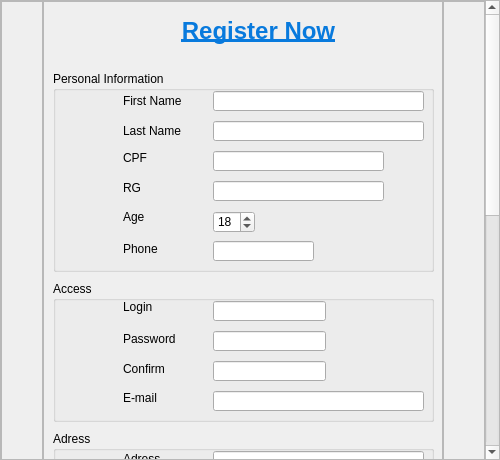
<?xml version="1.0" encoding="UTF-8"?>
<ui version="4.0">
 <class>FormRegister</class>
 <widget class="QDialog" name="FormRegister">
  <property name="geometry">
   <rect>
    <x>0</x>
    <y>0</y>
    <width>500</width>
    <height>460</height>
   </rect>
  </property>
  <property name="sizePolicy">
   <sizepolicy hsizetype="Expanding" vsizetype="Expanding">
    <horstretch>0</horstretch>
    <verstretch>0</verstretch>
   </sizepolicy>
  </property>
  <property name="minimumSize">
   <size>
    <width>500</width>
    <height>460</height>
   </size>
  </property>
  <property name="windowTitle">
   <string>Register Now</string>
  </property>
  <layout class="QHBoxLayout" name="horizontalLayout_2">
   <property name="spacing">
    <number>0</number>
   </property>
   <property name="leftMargin">
    <number>0</number>
   </property>
   <property name="topMargin">
    <number>0</number>
   </property>
   <property name="rightMargin">
    <number>0</number>
   </property>
   <property name="bottomMargin">
    <number>0</number>
   </property>
   <item>
    <widget class="QScrollArea" name="scrollArea">
     <property name="locale">
      <locale language="English" country="UnitedStates"/>
     </property>
     <property name="widgetResizable">
      <bool>true</bool>
     </property>
     <widget class="QWidget" name="scrollAreaWidget">
      <property name="geometry">
       <rect>
        <x>0</x>
        <y>0</y>
        <width>485</width>
        <height>980</height>
       </rect>
      </property>
      <layout class="QHBoxLayout" name="horizontalLayout">
       <property name="spacing">
        <number>0</number>
       </property>
       <property name="leftMargin">
        <number>0</number>
       </property>
       <property name="topMargin">
        <number>0</number>
       </property>
       <property name="rightMargin">
        <number>0</number>
       </property>
       <property name="bottomMargin">
        <number>0</number>
       </property>
       <item>
        <widget class="QFrame" name="left">
         <property name="minimumSize">
          <size>
           <width>0</width>
           <height>0</height>
          </size>
         </property>
         <property name="locale">
          <locale language="English" country="UnitedStates"/>
         </property>
         <property name="frameShape">
          <enum>QFrame::StyledPanel</enum>
         </property>
         <property name="frameShadow">
          <enum>QFrame::Raised</enum>
         </property>
        </widget>
       </item>
       <item>
        <widget class="QFrame" name="form">
         <property name="enabled">
          <bool>true</bool>
         </property>
         <property name="minimumSize">
          <size>
           <width>400</width>
           <height>980</height>
          </size>
         </property>
         <property name="locale">
          <locale language="English" country="UnitedStates"/>
         </property>
         <property name="frameShape">
          <enum>QFrame::StyledPanel</enum>
         </property>
         <property name="frameShadow">
          <enum>QFrame::Raised</enum>
         </property>
         <widget class="QLabel" name="TitleRegister">
          <property name="geometry">
           <rect>
            <x>120</x>
            <y>10</y>
            <width>191</width>
            <height>41</height>
           </rect>
          </property>
          <property name="locale">
           <locale language="English" country="UnitedStates"/>
          </property>
          <property name="text">
           <string>&lt;html&gt;&lt;head/&gt;&lt;body&gt;&lt;p align=&quot;center&quot;&gt;&lt;span style=&quot; font-size:18pt; font-weight:600; text-decoration: underline; color:#087add;&quot;&gt;Register Now&lt;/span&gt;&lt;/p&gt;&lt;/body&gt;&lt;/html&gt;</string>
          </property>
         </widget>
         <widget class="QGroupBox" name="Personal">
          <property name="enabled">
           <bool>true</bool>
          </property>
          <property name="geometry">
           <rect>
            <x>10</x>
            <y>70</y>
            <width>381</width>
            <height>201</height>
           </rect>
          </property>
          <property name="locale">
           <locale language="English" country="UnitedStates"/>
          </property>
          <property name="title">
           <string>Personal Information</string>
          </property>
          <widget class="QLabel" name="labelFirstName">
           <property name="geometry">
            <rect>
             <x>70</x>
             <y>20</y>
             <width>71</width>
             <height>20</height>
            </rect>
           </property>
           <property name="locale">
            <locale language="English" country="UnitedStates"/>
           </property>
           <property name="text">
            <string>First Name</string>
           </property>
          </widget>
          <widget class="QLabel" name="labelLastName">
           <property name="geometry">
            <rect>
             <x>70</x>
             <y>50</y>
             <width>71</width>
             <height>20</height>
            </rect>
           </property>
           <property name="locale">
            <locale language="English" country="UnitedStates"/>
           </property>
           <property name="text">
            <string>Last Name</string>
           </property>
          </widget>
          <widget class="QLabel" name="labelCPF">
           <property name="geometry">
            <rect>
             <x>70</x>
             <y>80</y>
             <width>47</width>
             <height>13</height>
            </rect>
           </property>
           <property name="locale">
            <locale language="English" country="UnitedStates"/>
           </property>
           <property name="text">
            <string>CPF</string>
           </property>
          </widget>
          <widget class="QLabel" name="labelRG">
           <property name="geometry">
            <rect>
             <x>70</x>
             <y>110</y>
             <width>47</width>
             <height>13</height>
            </rect>
           </property>
           <property name="locale">
            <locale language="English" country="UnitedStates"/>
           </property>
           <property name="text">
            <string>RG</string>
           </property>
          </widget>
          <widget class="QLabel" name="labelAge">
           <property name="geometry">
            <rect>
             <x>70</x>
             <y>135</y>
             <width>61</width>
             <height>21</height>
            </rect>
           </property>
           <property name="locale">
            <locale language="English" country="UnitedStates"/>
           </property>
           <property name="text">
            <string>Age</string>
           </property>
          </widget>
          <widget class="QLabel" name="labelPhone">
           <property name="geometry">
            <rect>
             <x>70</x>
             <y>170</y>
             <width>61</width>
             <height>16</height>
            </rect>
           </property>
           <property name="locale">
            <locale language="English" country="UnitedStates"/>
           </property>
           <property name="text">
            <string>Phone</string>
           </property>
          </widget>
          <widget class="QLineEdit" name="lineFirstName">
           <property name="geometry">
            <rect>
             <x>160</x>
             <y>20</y>
             <width>211</width>
             <height>20</height>
            </rect>
           </property>
           <property name="focusPolicy">
            <enum>Qt::StrongFocus</enum>
           </property>
           <property name="locale">
            <locale language="English" country="UnitedStates"/>
           </property>
           <property name="text">
            <string/>
           </property>
           <property name="maxLength">
            <number>20</number>
           </property>
          </widget>
          <widget class="QLineEdit" name="lineLastName">
           <property name="geometry">
            <rect>
             <x>160</x>
             <y>50</y>
             <width>211</width>
             <height>20</height>
            </rect>
           </property>
           <property name="focusPolicy">
            <enum>Qt::StrongFocus</enum>
           </property>
           <property name="locale">
            <locale language="English" country="UnitedStates"/>
           </property>
           <property name="maxLength">
            <number>20</number>
           </property>
          </widget>
          <widget class="QLineEdit" name="lineCPF">
           <property name="geometry">
            <rect>
             <x>160</x>
             <y>80</y>
             <width>171</width>
             <height>20</height>
            </rect>
           </property>
           <property name="locale">
            <locale language="English" country="UnitedStates"/>
           </property>
           <property name="maxLength">
            <number>11</number>
           </property>
          </widget>
          <widget class="QLineEdit" name="lineRG">
           <property name="geometry">
            <rect>
             <x>160</x>
             <y>110</y>
             <width>171</width>
             <height>20</height>
            </rect>
           </property>
           <property name="locale">
            <locale language="English" country="UnitedStates"/>
           </property>
           <property name="maxLength">
            <number>11</number>
           </property>
          </widget>
          <widget class="QSpinBox" name="spinAge">
           <property name="geometry">
            <rect>
             <x>160</x>
             <y>140</y>
             <width>42</width>
             <height>22</height>
            </rect>
           </property>
           <property name="locale">
            <locale language="English" country="UnitedStates"/>
           </property>
           <property name="minimum">
            <number>1</number>
           </property>
           <property name="value">
            <number>18</number>
           </property>
          </widget>
          <widget class="QLineEdit" name="linePhone">
           <property name="geometry">
            <rect>
             <x>160</x>
             <y>170</y>
             <width>101</width>
             <height>20</height>
            </rect>
           </property>
           <property name="locale">
            <locale language="English" country="UnitedStates"/>
           </property>
           <property name="text">
            <string/>
           </property>
           <property name="maxLength">
            <number>15</number>
           </property>
          </widget>
         </widget>
         <widget class="QGroupBox" name="Adress">
          <property name="enabled">
           <bool>true</bool>
          </property>
          <property name="geometry">
           <rect>
            <x>10</x>
            <y>430</y>
            <width>381</width>
            <height>141</height>
           </rect>
          </property>
          <property name="locale">
           <locale language="English" country="UnitedStates"/>
          </property>
          <property name="title">
           <string>Adress</string>
          </property>
          <widget class="QLabel" name="labelAdress">
           <property name="geometry">
            <rect>
             <x>70</x>
             <y>20</y>
             <width>51</width>
             <height>16</height>
            </rect>
           </property>
           <property name="locale">
            <locale language="English" country="UnitedStates"/>
           </property>
           <property name="text">
            <string>Adress</string>
           </property>
          </widget>
          <widget class="QLabel" name="labelZIP">
           <property name="geometry">
            <rect>
             <x>70</x>
             <y>50</y>
             <width>81</width>
             <height>16</height>
            </rect>
           </property>
           <property name="locale">
            <locale language="English" country="UnitedStates"/>
           </property>
           <property name="text">
            <string>Zip Code</string>
           </property>
          </widget>
          <widget class="QLabel" name="labelState">
           <property name="geometry">
            <rect>
             <x>70</x>
             <y>80</y>
             <width>47</width>
             <height>13</height>
            </rect>
           </property>
           <property name="locale">
            <locale language="English" country="UnitedStates"/>
           </property>
           <property name="text">
            <string>State</string>
           </property>
          </widget>
          <widget class="QLabel" name="labelCity">
           <property name="geometry">
            <rect>
             <x>70</x>
             <y>110</y>
             <width>71</width>
             <height>16</height>
            </rect>
           </property>
           <property name="locale">
            <locale language="English" country="UnitedStates"/>
           </property>
           <property name="text">
            <string>City</string>
           </property>
          </widget>
          <widget class="QLineEdit" name="lineAdress">
           <property name="geometry">
            <rect>
             <x>160</x>
             <y>20</y>
             <width>211</width>
             <height>20</height>
            </rect>
           </property>
           <property name="locale">
            <locale language="English" country="UnitedStates"/>
           </property>
           <property name="maxLength">
            <number>100</number>
           </property>
          </widget>
          <widget class="QLineEdit" name="lineZIP">
           <property name="geometry">
            <rect>
             <x>160</x>
             <y>50</y>
             <width>113</width>
             <height>20</height>
            </rect>
           </property>
           <property name="locale">
            <locale language="English" country="UnitedStates"/>
           </property>
           <property name="maxLength">
            <number>10</number>
           </property>
          </widget>
          <widget class="QLineEdit" name="lineState">
           <property name="geometry">
            <rect>
             <x>160</x>
             <y>80</y>
             <width>31</width>
             <height>20</height>
            </rect>
           </property>
           <property name="locale">
            <locale language="English" country="UnitedStates"/>
           </property>
           <property name="maxLength">
            <number>2</number>
           </property>
          </widget>
          <widget class="QLineEdit" name="lineCity">
           <property name="geometry">
            <rect>
             <x>160</x>
             <y>110</y>
             <width>113</width>
             <height>20</height>
            </rect>
           </property>
           <property name="locale">
            <locale language="English" country="UnitedStates"/>
           </property>
           <property name="maxLength">
            <number>20</number>
           </property>
          </widget>
         </widget>
         <widget class="QGroupBox" name="Payment">
          <property name="enabled">
           <bool>true</bool>
          </property>
          <property name="geometry">
           <rect>
            <x>10</x>
            <y>580</y>
            <width>381</width>
            <height>171</height>
           </rect>
          </property>
          <property name="locale">
           <locale language="English" country="UnitedStates"/>
          </property>
          <property name="title">
           <string>Payment</string>
          </property>
          <widget class="QLabel" name="labelExpiration">
           <property name="geometry">
            <rect>
             <x>70</x>
             <y>140</y>
             <width>91</width>
             <height>16</height>
            </rect>
           </property>
           <property name="locale">
            <locale language="English" country="UnitedStates"/>
           </property>
           <property name="text">
            <string>Expiration</string>
           </property>
          </widget>
          <widget class="QLabel" name="labelNumber">
           <property name="geometry">
            <rect>
             <x>70</x>
             <y>80</y>
             <width>61</width>
             <height>16</height>
            </rect>
           </property>
           <property name="locale">
            <locale language="English" country="UnitedStates"/>
           </property>
           <property name="text">
            <string>Number</string>
           </property>
          </widget>
          <widget class="QLabel" name="labelName">
           <property name="geometry">
            <rect>
             <x>70</x>
             <y>50</y>
             <width>47</width>
             <height>13</height>
            </rect>
           </property>
           <property name="locale">
            <locale language="English" country="UnitedStates"/>
           </property>
           <property name="text">
            <string>Name</string>
           </property>
          </widget>
          <widget class="QLabel" name="labelSecurity">
           <property name="geometry">
            <rect>
             <x>70</x>
             <y>110</y>
             <width>91</width>
             <height>16</height>
            </rect>
           </property>
           <property name="locale">
            <locale language="English" country="UnitedStates"/>
           </property>
           <property name="text">
            <string>Nº Security</string>
           </property>
          </widget>
          <widget class="QLineEdit" name="lineNamePayment">
           <property name="geometry">
            <rect>
             <x>160</x>
             <y>50</y>
             <width>211</width>
             <height>20</height>
            </rect>
           </property>
           <property name="locale">
            <locale language="English" country="UnitedStates"/>
           </property>
           <property name="maxLength">
            <number>30</number>
           </property>
          </widget>
          <widget class="QLineEdit" name="lineNumber">
           <property name="geometry">
            <rect>
             <x>160</x>
             <y>80</y>
             <width>211</width>
             <height>20</height>
            </rect>
           </property>
           <property name="locale">
            <locale language="English" country="UnitedStates"/>
           </property>
           <property name="maxLength">
            <number>20</number>
           </property>
          </widget>
          <widget class="QLineEdit" name="lineSecurity">
           <property name="geometry">
            <rect>
             <x>160</x>
             <y>110</y>
             <width>51</width>
             <height>20</height>
            </rect>
           </property>
           <property name="locale">
            <locale language="English" country="UnitedStates"/>
           </property>
           <property name="maxLength">
            <number>4</number>
           </property>
          </widget>
          <widget class="QDateEdit" name="dateExpiration">
           <property name="geometry">
            <rect>
             <x>160</x>
             <y>140</y>
             <width>171</width>
             <height>22</height>
            </rect>
           </property>
           <property name="locale">
            <locale language="English" country="UnitedStates"/>
           </property>
           <property name="alignment">
            <set>Qt::AlignCenter</set>
           </property>
           <property name="minimumDateTime">
            <datetime>
             <hour>0</hour>
             <minute>0</minute>
             <second>0</second>
             <year>2017</year>
             <month>1</month>
             <day>14</day>
            </datetime>
           </property>
           <property name="displayFormat">
            <string>yy/MMMM</string>
           </property>
          </widget>
          <widget class="QRadioButton" name="radioButton_Credit">
           <property name="geometry">
            <rect>
             <x>160</x>
             <y>20</y>
             <width>82</width>
             <height>17</height>
            </rect>
           </property>
           <property name="locale">
            <locale language="English" country="UnitedStates"/>
           </property>
           <property name="text">
            <string>Credit</string>
           </property>
          </widget>
          <widget class="QRadioButton" name="radioButton_Debit">
           <property name="geometry">
            <rect>
             <x>230</x>
             <y>20</y>
             <width>82</width>
             <height>17</height>
            </rect>
           </property>
           <property name="locale">
            <locale language="English" country="UnitedStates"/>
           </property>
           <property name="text">
            <string>Debit</string>
           </property>
          </widget>
         </widget>
         <widget class="QGroupBox" name="Acess">
          <property name="geometry">
           <rect>
            <x>10</x>
            <y>280</y>
            <width>381</width>
            <height>141</height>
           </rect>
          </property>
          <property name="locale">
           <locale language="English" country="UnitedStates"/>
          </property>
          <property name="title">
           <string>Access</string>
          </property>
          <widget class="QLabel" name="labelLogin">
           <property name="geometry">
            <rect>
             <x>70</x>
             <y>16</y>
             <width>47</width>
             <height>20</height>
            </rect>
           </property>
           <property name="locale">
            <locale language="English" country="UnitedStates"/>
           </property>
           <property name="text">
            <string>Login</string>
           </property>
          </widget>
          <widget class="QLabel" name="labelPass">
           <property name="geometry">
            <rect>
             <x>70</x>
             <y>50</y>
             <width>91</width>
             <height>16</height>
            </rect>
           </property>
           <property name="locale">
            <locale language="English" country="UnitedStates"/>
           </property>
           <property name="text">
            <string>Password</string>
           </property>
          </widget>
          <widget class="QLabel" name="labelEmail">
           <property name="geometry">
            <rect>
             <x>70</x>
             <y>110</y>
             <width>47</width>
             <height>13</height>
            </rect>
           </property>
           <property name="locale">
            <locale language="English" country="UnitedStates"/>
           </property>
           <property name="text">
            <string>E-mail</string>
           </property>
          </widget>
          <widget class="QLineEdit" name="lineLogin">
           <property name="geometry">
            <rect>
             <x>160</x>
             <y>20</y>
             <width>113</width>
             <height>20</height>
            </rect>
           </property>
           <property name="locale">
            <locale language="English" country="UnitedStates"/>
           </property>
           <property name="maxLength">
            <number>20</number>
           </property>
          </widget>
          <widget class="QLineEdit" name="linePass">
           <property name="geometry">
            <rect>
             <x>160</x>
             <y>50</y>
             <width>113</width>
             <height>20</height>
            </rect>
           </property>
           <property name="locale">
            <locale language="English" country="UnitedStates"/>
           </property>
           <property name="maxLength">
            <number>30</number>
           </property>
           <property name="echoMode">
            <enum>QLineEdit::Password</enum>
           </property>
          </widget>
          <widget class="QLabel" name="labelConfirm">
           <property name="geometry">
            <rect>
             <x>70</x>
             <y>80</y>
             <width>81</width>
             <height>16</height>
            </rect>
           </property>
           <property name="locale">
            <locale language="English" country="UnitedStates"/>
           </property>
           <property name="text">
            <string>Confirm</string>
           </property>
          </widget>
          <widget class="QLineEdit" name="lineConfirm">
           <property name="geometry">
            <rect>
             <x>160</x>
             <y>80</y>
             <width>113</width>
             <height>20</height>
            </rect>
           </property>
           <property name="locale">
            <locale language="English" country="UnitedStates"/>
           </property>
           <property name="maxLength">
            <number>30</number>
           </property>
           <property name="echoMode">
            <enum>QLineEdit::Password</enum>
           </property>
          </widget>
          <widget class="QLineEdit" name="lineEmail">
           <property name="geometry">
            <rect>
             <x>160</x>
             <y>110</y>
             <width>211</width>
             <height>20</height>
            </rect>
           </property>
           <property name="locale">
            <locale language="English" country="UnitedStates"/>
           </property>
           <property name="maxLength">
            <number>45</number>
           </property>
          </widget>
         </widget>
         <widget class="QPushButton" name="pushButton_Cancel">
          <property name="geometry">
           <rect>
            <x>60</x>
            <y>940</y>
            <width>101</width>
            <height>31</height>
           </rect>
          </property>
          <property name="locale">
           <locale language="English" country="UnitedStates"/>
          </property>
          <property name="text">
           <string>Cancel</string>
          </property>
         </widget>
         <widget class="QPushButton" name="pushButton_Register">
          <property name="geometry">
           <rect>
            <x>240</x>
            <y>940</y>
            <width>101</width>
            <height>31</height>
           </rect>
          </property>
          <property name="locale">
           <locale language="English" country="UnitedStates"/>
          </property>
          <property name="text">
           <string>Register</string>
          </property>
         </widget>
         <widget class="QGroupBox" name="BankAccount">
          <property name="geometry">
           <rect>
            <x>10</x>
            <y>760</y>
            <width>381</width>
            <height>151</height>
           </rect>
          </property>
          <property name="locale">
           <locale language="English" country="UnitedStates"/>
          </property>
          <property name="title">
           <string>Bank Account</string>
          </property>
          <widget class="QLabel" name="labelName_2">
           <property name="geometry">
            <rect>
             <x>80</x>
             <y>30</y>
             <width>47</width>
             <height>13</height>
            </rect>
           </property>
           <property name="locale">
            <locale language="English" country="UnitedStates"/>
           </property>
           <property name="text">
            <string>Name</string>
           </property>
          </widget>
          <widget class="QLabel" name="labelBank">
           <property name="geometry">
            <rect>
             <x>80</x>
             <y>60</y>
             <width>47</width>
             <height>13</height>
            </rect>
           </property>
           <property name="locale">
            <locale language="English" country="UnitedStates"/>
           </property>
           <property name="text">
            <string>Bank</string>
           </property>
          </widget>
          <widget class="QLabel" name="labelAgency">
           <property name="geometry">
            <rect>
             <x>80</x>
             <y>90</y>
             <width>51</width>
             <height>21</height>
            </rect>
           </property>
           <property name="locale">
            <locale language="English" country="UnitedStates"/>
           </property>
           <property name="text">
            <string>Agency</string>
           </property>
          </widget>
          <widget class="QLabel" name="labelAccount">
           <property name="geometry">
            <rect>
             <x>80</x>
             <y>120</y>
             <width>61</width>
             <height>21</height>
            </rect>
           </property>
           <property name="locale">
            <locale language="English" country="UnitedStates"/>
           </property>
           <property name="text">
            <string>Account</string>
           </property>
          </widget>
          <widget class="QLineEdit" name="lineNameBank">
           <property name="geometry">
            <rect>
             <x>160</x>
             <y>30</y>
             <width>211</width>
             <height>20</height>
            </rect>
           </property>
           <property name="locale">
            <locale language="English" country="UnitedStates"/>
           </property>
           <property name="maxLength">
            <number>30</number>
           </property>
          </widget>
          <widget class="QLineEdit" name="lineAgency">
           <property name="geometry">
            <rect>
             <x>160</x>
             <y>90</y>
             <width>113</width>
             <height>20</height>
            </rect>
           </property>
           <property name="locale">
            <locale language="English" country="UnitedStates"/>
           </property>
           <property name="maxLength">
            <number>10</number>
           </property>
          </widget>
          <widget class="QLineEdit" name="lineAccount">
           <property name="geometry">
            <rect>
             <x>160</x>
             <y>120</y>
             <width>113</width>
             <height>20</height>
            </rect>
           </property>
           <property name="locale">
            <locale language="English" country="UnitedStates"/>
           </property>
           <property name="maxLength">
            <number>20</number>
           </property>
          </widget>
          <widget class="QComboBox" name="comboBox_Bank">
           <property name="geometry">
            <rect>
             <x>160</x>
             <y>60</y>
             <width>161</width>
             <height>22</height>
            </rect>
           </property>
           <property name="locale">
            <locale language="English" country="UnitedStates"/>
           </property>
           <item>
            <property name="text">
             <string>Banco do Brasil</string>
            </property>
           </item>
           <item>
            <property name="text">
             <string>Bradesco</string>
            </property>
           </item>
           <item>
            <property name="text">
             <string>Caixa Econômica</string>
            </property>
           </item>
           <item>
            <property name="text">
             <string>Itaú</string>
            </property>
           </item>
           <item>
            <property name="text">
             <string>Santander</string>
            </property>
           </item>
          </widget>
         </widget>
        </widget>
       </item>
       <item>
        <widget class="QFrame" name="right">
         <property name="minimumSize">
          <size>
           <width>0</width>
           <height>0</height>
          </size>
         </property>
         <property name="locale">
          <locale language="English" country="UnitedStates"/>
         </property>
         <property name="frameShape">
          <enum>QFrame::StyledPanel</enum>
         </property>
         <property name="frameShadow">
          <enum>QFrame::Raised</enum>
         </property>
        </widget>
       </item>
      </layout>
     </widget>
    </widget>
   </item>
  </layout>
 </widget>
 <tabstops>
  <tabstop>scrollArea</tabstop>
  <tabstop>lineFirstName</tabstop>
  <tabstop>lineLastName</tabstop>
  <tabstop>lineCPF</tabstop>
  <tabstop>lineRG</tabstop>
  <tabstop>spinAge</tabstop>
  <tabstop>linePhone</tabstop>
  <tabstop>lineLogin</tabstop>
  <tabstop>linePass</tabstop>
  <tabstop>lineConfirm</tabstop>
  <tabstop>lineEmail</tabstop>
  <tabstop>lineAdress</tabstop>
  <tabstop>lineZIP</tabstop>
  <tabstop>lineState</tabstop>
  <tabstop>lineCity</tabstop>
  <tabstop>radioButton_Credit</tabstop>
  <tabstop>radioButton_Debit</tabstop>
  <tabstop>lineNamePayment</tabstop>
  <tabstop>lineNumber</tabstop>
  <tabstop>lineSecurity</tabstop>
  <tabstop>dateExpiration</tabstop>
  <tabstop>lineNameBank</tabstop>
  <tabstop>comboBox_Bank</tabstop>
  <tabstop>lineAgency</tabstop>
  <tabstop>lineAccount</tabstop>
  <tabstop>pushButton_Register</tabstop>
  <tabstop>pushButton_Cancel</tabstop>
 </tabstops>
 <resources/>
 <connections>
  <connection>
   <sender>lineNamePayment</sender>
   <signal>textEdited(QString)</signal>
   <receiver>lineNameBank</receiver>
   <slot>setText(QString)</slot>
   <hints>
    <hint type="sourcelabel">
     <x>407</x>
     <y>113</y>
    </hint>
    <hint type="destinationlabel">
     <x>409</x>
     <y>282</y>
    </hint>
   </hints>
  </connection>
  <connection>
   <sender>lineNameBank</sender>
   <signal>textEdited(QString)</signal>
   <receiver>lineNamePayment</receiver>
   <slot>setText(QString)</slot>
   <hints>
    <hint type="sourcelabel">
     <x>377</x>
     <y>275</y>
    </hint>
    <hint type="destinationlabel">
     <x>390</x>
     <y>112</y>
    </hint>
   </hints>
  </connection>
 </connections>
</ui>
